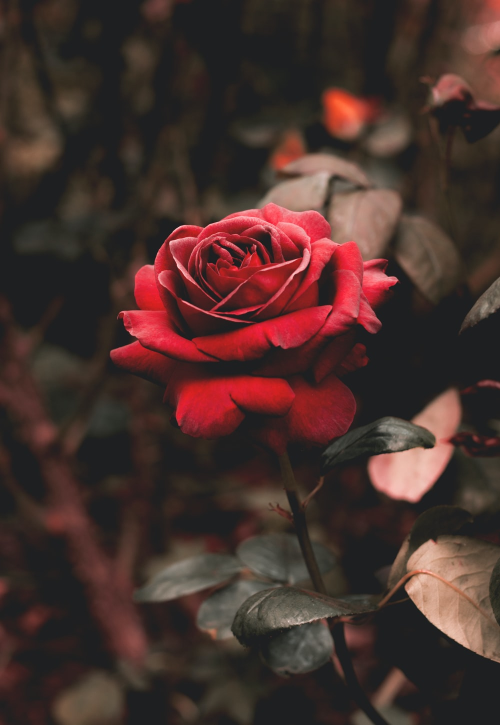
#> input picture OpenCV/Images/rose_red.jpg, 1000 x 1450 px, found by its file name (shown at 1/2 size)
$ python hist-1.py
#> lines starting #> are read from the running program, lines starting #| are printed output that depends on the picture; after the words box and inside, x2 and y2 are one past the last pixel; in counts of white or black regions, pixels touching at a corner belong together; pictures that were not available may be replaced by others from this repository, and a replacement may not be noted
import numpy as np
import cv2

roi = cv2.imread(r'OpenCV\Images\rose_red.jpg')
#> roi is the input picture: shape (1450, 1000, 3); mean B, G, R 44.8, 48.8, 71.2
roi = cv2.resize(roi, None, fx = 0.5, fy = 0.5)
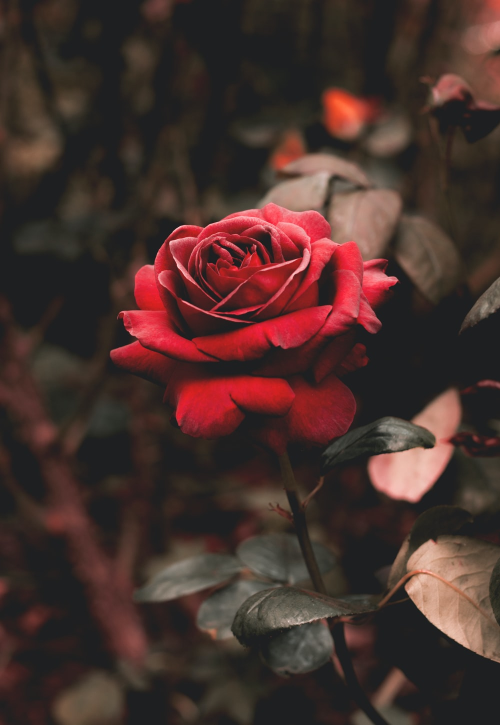
#> roi: shape (725, 500, 3); mean B, G, R 44.9, 49, 71.3
# print(roi.shape)
hsv = cv2.cvtColor(roi,cv2.COLOR_BGR2HSV)
#> hsv: shape (725, 500, 3); mean H, S, V 48.3, 74.5, 72
cv2.imshow('HSV', hsv)

target = cv2.imread(r'OpenCV\Images\pink_rose_flower.jpg')
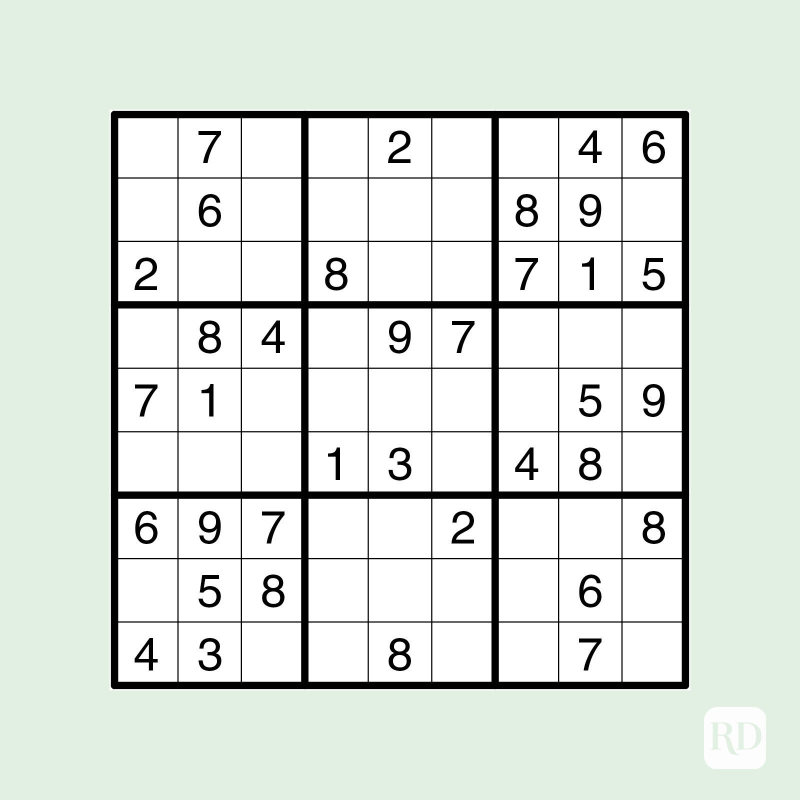
#> input picture OpenCV/Images/Sudoku-3.jpg, 1600 x 1600 px, given in place of pink_rose_flower.jpg, which was not available (shown at 1/2 size)
#> target is the input picture: shape (1600, 1600, 3); mean B, G, R 221.4, 227.5, 221
target = cv2.resize(target, (500, 725))
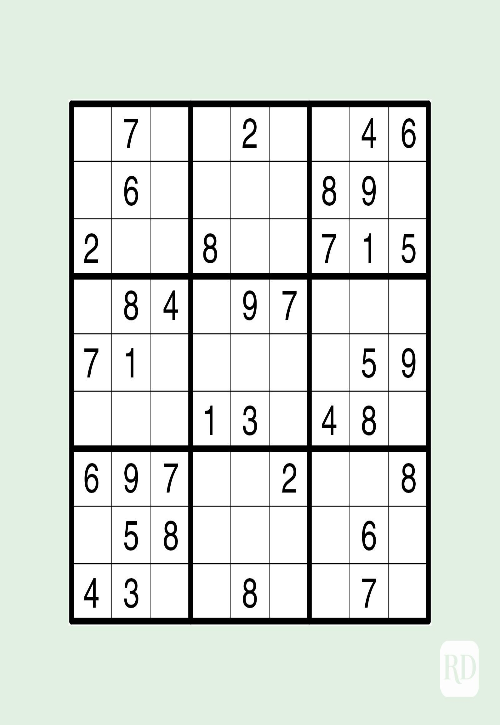
#> target: shape (725, 500, 3); mean B, G, R 221.3, 227.5, 220.9
hsvt = cv2.cvtColor(target,cv2.COLOR_BGR2HSV)
#> hsvt: shape (725, 500, 3); mean H, S, V 30.1, 7.6, 227.5
cv2.imshow('HSV Target', hsvt)

# calculating object histogram
roihist = cv2.calcHist([hsv],[0, 1], None, [180, 256], [0, 180, 0, 256] )


# normalize histogram and apply backprojection
cv2.normalize(roihist,roihist,0,255,cv2.NORM_MINMAX)
#> roihist: shape (180, 256) float32; min 0, max 255, mean 0
dst = cv2.calcBackProject([hsvt],[0,1],roihist,[0,180,0,256],1)
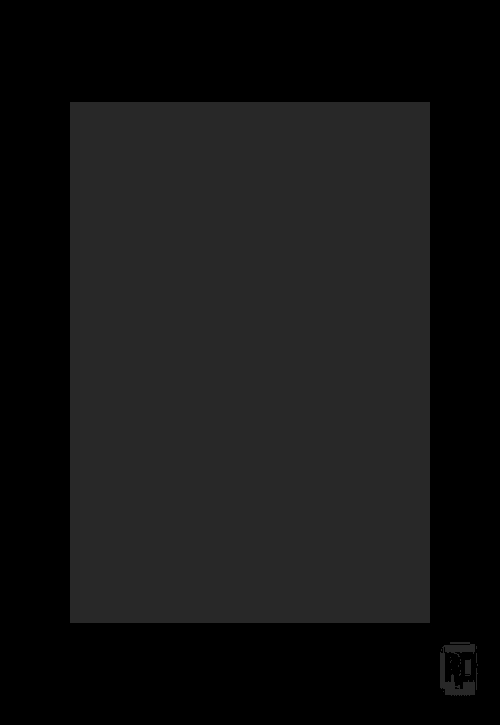
#> dst: shape (725, 500); min 0, max 40, mean 20.8

# Now convolute with circular disc
disc = cv2.getStructuringElement(cv2.MORPH_ELLIPSE,(5,5))
cv2.filter2D(dst,-1,disc,dst)
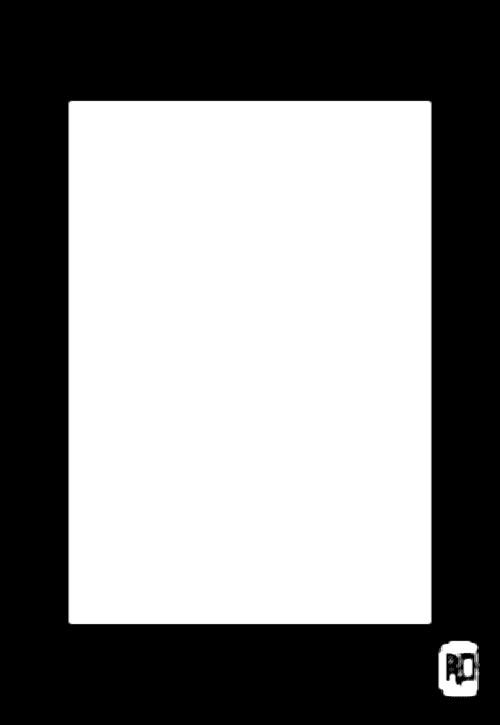
#> dst: shape (725, 500); min 0, max 255, mean 134.6

# threshold and binary AND
ret,thresh = cv2.threshold(dst,50,255,0)
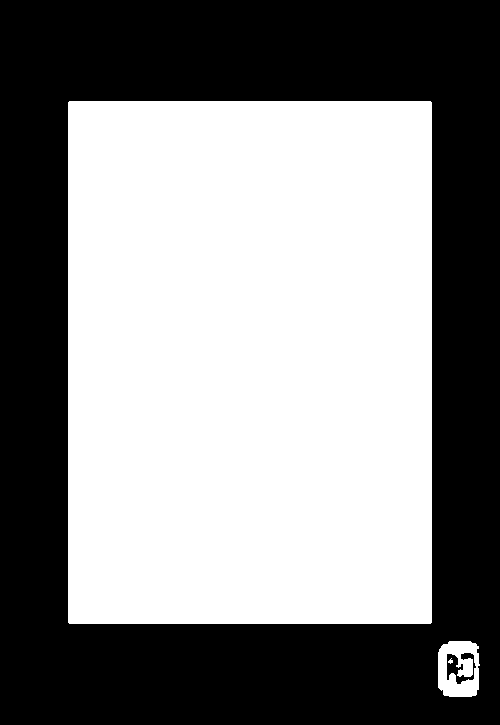
#> thresh: shape (725, 500); 53% white; 2 black regions, box (x1, y1, x2, y2) and area: (0, 0, 500, 725) 169981, (447, 653, 476, 684) 400
thresh = cv2.merge((thresh,thresh,thresh))
res = cv2.bitwise_and(target,thresh)
res = np.vstack((target,thresh,res))
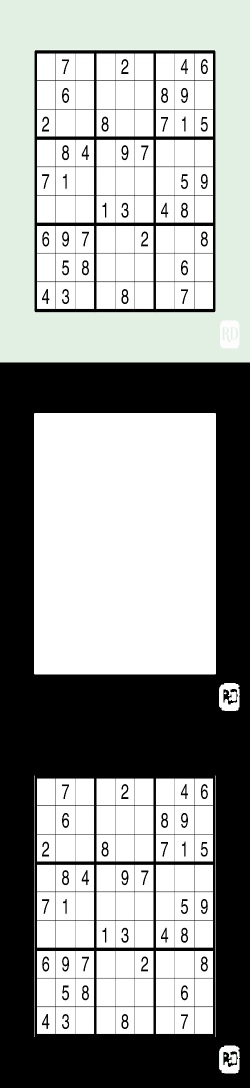
#> res: shape (2175, 500, 3) (shown at 1/2 size); mean B, G, R 157.1, 159.1, 156.9

# cv2.imshow('result',res)

cv2.waitKey(0)
cv2.destroyAllWindows()
